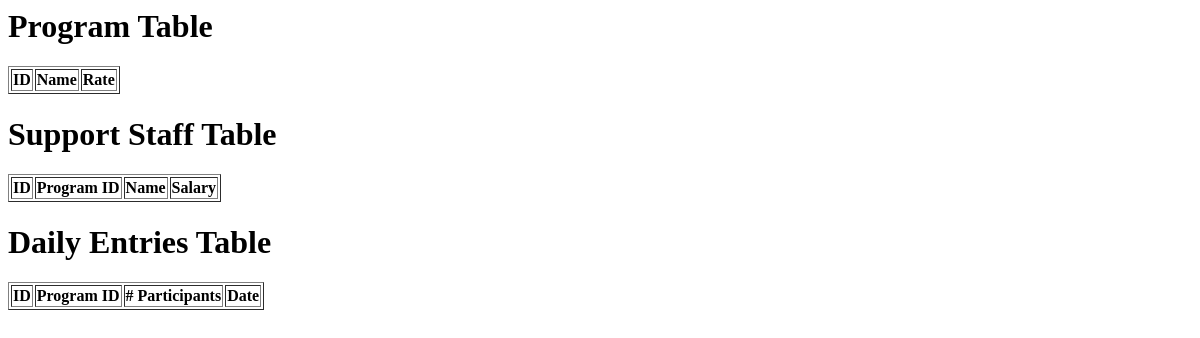
The app's page /view_database, older data.
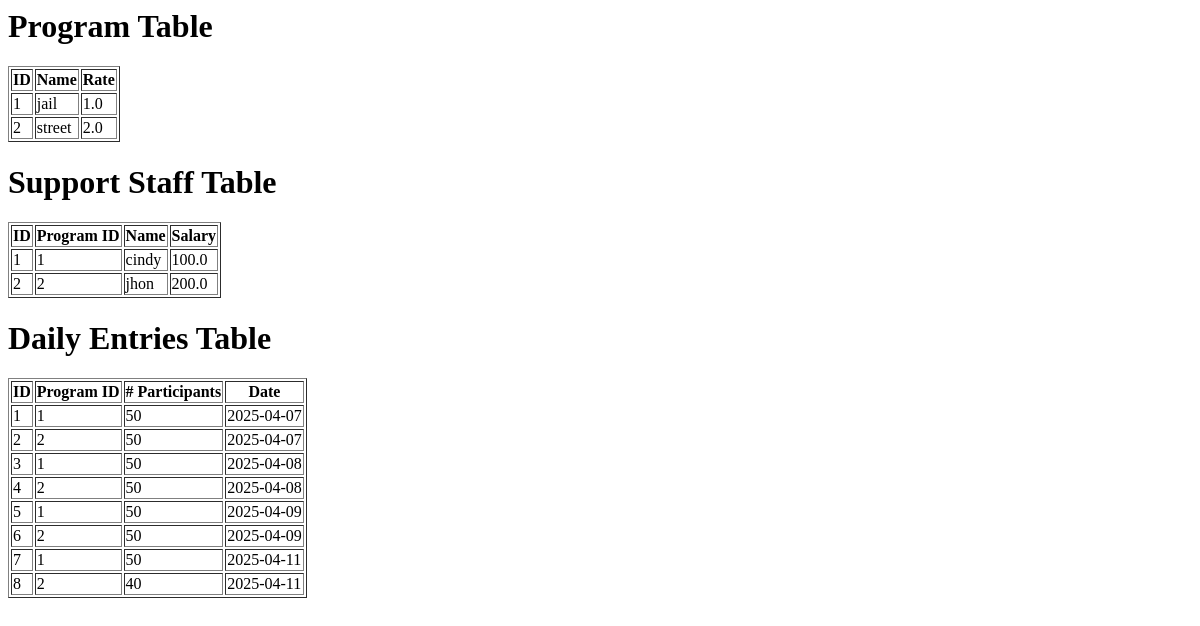
The same page, newer data.
### app/models.py (models this page shows, shortened)
class ProgramModel(db.Model):
    __tablename__ = 'program_model'
    id = db.Column(db.Integer, primary_key=True)
    name = db.Column(db.String(100), nullable=False)
    rate = db.Column(db.Float, nullable=False)

class CostsPerProgramModel(db.Model):
    id = db.Column(db.Integer, primary_key=True)
    program_id = db.Column(db.Integer, db.ForeignKey('program_model.id'), nullable=False)
    name = db.Column(db.String(100), nullable=False)
    salary = db.Column(db.Float, nullable=False)

class DailyEntriesModel(db.Model):
    id = db.Column(db.Integer, primary_key=True)
    number_of_participants = db.Column(db.Integer, nullable=False)
    program_id = db.Column(db.Integer, db.ForeignKey('program_model.id'), nullable=False)
    date = db.Column(db.Date, nullable=False, default=date.today())

### app/routes.py (the view)
@main.route('/view_database')
def view_database():
    programs = ProgramModel.query.all()
    staff = CostsPerProgramModel.query.all()
    entries = DailyEntriesModel.query.all()
    return render_template('view_database.html', programs=programs, staff=staff, entries=entries)

### app/templates/view_database.html
<h1>Program Table</h1>
<table border="1">
    <tr>
        <th>ID</th><th>Name</th><th>Rate</th>
    </tr>
    {% for program in programs %}
    <tr>
        <td>{{ program.id }}</td>
        <td>{{ program.name }}</td>
        <td>{{ program.rate }}</td>
    </tr>
    {% endfor %}
</table>
<h1>Support Staff Table</h1>
<table border="1">
    <tr>
        <th>ID</th><th>Program ID</th><th>Name</th><th>Salary</th>
    </tr>
    {% for staff_member in staff %}
    <tr>
        <td>{{ staff_member.id }}</td>
        <td>{{ staff_member.program_id }}</td>
        <td>{{ staff_member.name }}</td>
        <td>{{ staff_member.salary }}</td>
    </tr>
    {% endfor %}
</table>
<h1>Daily Entries Table</h1>
<table border="1">
    <tr>
        <th>ID</th><th>Program ID</th><th># Participants</th><th>Date</th>
    </tr>
    {% for entry in entries %}
    <tr>
        <td>{{ entry.id }}</td>
        <td>{{ entry.program_id }}</td>
        <td>{{ entry.number_of_participants }}</td>
        <td>{{ entry.date }}</td>
    </tr>
    {% endfor %}
</table>

Row changes from the older to the newer data that the page shows:
added ProgramModel: id "1", name "jail", rate "1.0"
added ProgramModel: id "2", name "street", rate "2.0"
added CostsPerProgramModel: id "1", program_id "1", name "cindy", salary "100.0"
added CostsPerProgramModel: id "2", program_id "2", name "jhon", salary "200.0"
added DailyEntriesModel: id "1", program_id "1", number_of_participants "50", date "2025-04-07"
added DailyEntriesModel: id "2", program_id "2", number_of_participants "50", date "2025-04-07"
added DailyEntriesModel: id "3", program_id "1", number_of_participants "50", date "2025-04-08"
added DailyEntriesModel: id "4", program_id "2", number_of_participants "50", date "2025-04-08"
added DailyEntriesModel: id "5", program_id "1", number_of_participants "50", date "2025-04-09"
added DailyEntriesModel: id "6", program_id "2", number_of_participants "50", date "2025-04-09"
added DailyEntriesModel: id "7", program_id "1", number_of_participants "50", date "2025-04-11"
added DailyEntriesModel: id "8", program_id "2", number_of_participants "40", date "2025-04-11"
